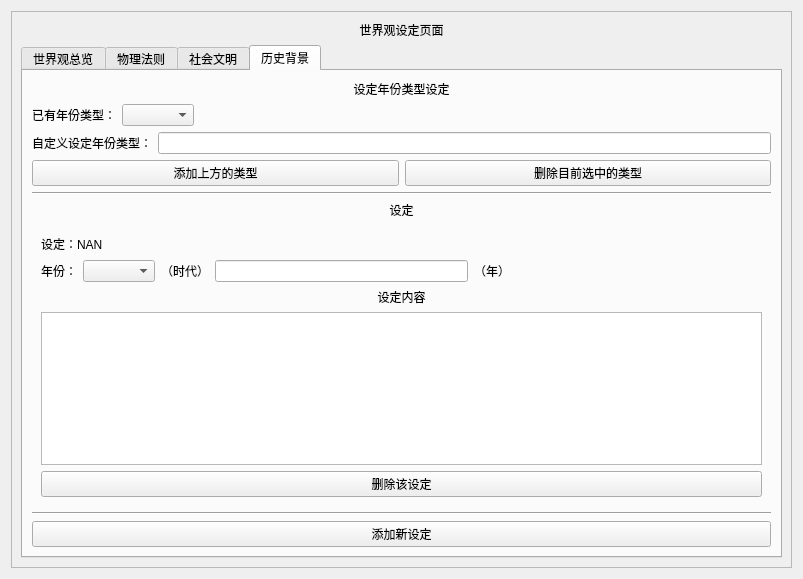
<?xml version="1.0" encoding="UTF-8"?>
<ui version="4.0">
 <class>WorldWidget</class>
 <widget class="QWidget" name="WorldWidget">
  <property name="geometry">
   <rect>
    <x>0</x>
    <y>0</y>
    <width>803</width>
    <height>579</height>
   </rect>
  </property>
  <property name="windowTitle">
   <string>Form</string>
  </property>
  <layout class="QVBoxLayout" name="verticalLayout">
   <item>
    <widget class="QScrollArea" name="scrollArea_5">
     <property name="widgetResizable">
      <bool>true</bool>
     </property>
     <widget class="QWidget" name="scrollAreaWidgetContents_5">
      <property name="geometry">
       <rect>
        <x>0</x>
        <y>0</y>
        <width>783</width>
        <height>559</height>
       </rect>
      </property>
      <layout class="QVBoxLayout" name="verticalLayout_13">
       <item>
        <widget class="QLabel" name="label_27">
         <property name="text">
          <string>世界观设定页面</string>
         </property>
         <property name="alignment">
          <set>Qt::AlignmentFlag::AlignCenter</set>
         </property>
        </widget>
       </item>
       <item>
        <widget class="QTabWidget" name="tabWidget">
         <property name="currentIndex">
          <number>3</number>
         </property>
         <widget class="QWidget" name="tab_Total">
          <attribute name="title">
           <string>世界观总览</string>
          </attribute>
          <layout class="QVBoxLayout" name="verticalLayout_3">
           <item>
            <widget class="QLabel" name="label">
             <property name="text">
              <string>世界观总要说明</string>
             </property>
             <property name="alignment">
              <set>Qt::AlignmentFlag::AlignCenter</set>
             </property>
            </widget>
           </item>
           <item>
            <widget class="QTextEdit" name="textEdit"/>
           </item>
           <item>
            <widget class="QLabel" name="label_5">
             <property name="text">
              <string>以下请到对应界面修改</string>
             </property>
             <property name="alignment">
              <set>Qt::AlignmentFlag::AlignCenter</set>
             </property>
            </widget>
           </item>
           <item>
            <widget class="Line" name="line">
             <property name="orientation">
              <enum>Qt::Orientation::Horizontal</enum>
             </property>
            </widget>
           </item>
           <item>
            <widget class="QLabel" name="label_2">
             <property name="text">
              <string>物理法则</string>
             </property>
             <property name="alignment">
              <set>Qt::AlignmentFlag::AlignCenter</set>
             </property>
            </widget>
           </item>
           <item>
            <widget class="QTextBrowser" name="textBrowser"/>
           </item>
           <item>
            <widget class="QLabel" name="label_3">
             <property name="text">
              <string>社会文明</string>
             </property>
             <property name="alignment">
              <set>Qt::AlignmentFlag::AlignCenter</set>
             </property>
            </widget>
           </item>
           <item>
            <widget class="QTextBrowser" name="textBrowser_2"/>
           </item>
           <item>
            <widget class="QLabel" name="label_4">
             <property name="text">
              <string>历史背景</string>
             </property>
             <property name="alignment">
              <set>Qt::AlignmentFlag::AlignCenter</set>
             </property>
            </widget>
           </item>
           <item>
            <widget class="QTextBrowser" name="textBrowser_3"/>
           </item>
          </layout>
         </widget>
         <widget class="QWidget" name="tab_Physics">
          <attribute name="title">
           <string>物理法则</string>
          </attribute>
          <layout class="QVBoxLayout" name="verticalLayout_2">
           <item>
            <widget class="QLabel" name="label_17">
             <property name="text">
              <string>设定类型设定</string>
             </property>
             <property name="alignment">
              <set>Qt::AlignmentFlag::AlignCenter</set>
             </property>
            </widget>
           </item>
           <item>
            <layout class="QHBoxLayout" name="horizontalLayout_7">
             <item>
              <widget class="QLabel" name="label_18">
               <property name="text">
                <string>已有设定类型：</string>
               </property>
              </widget>
             </item>
             <item>
              <widget class="QComboBox" name="comboBox_3"/>
             </item>
             <item>
              <spacer name="horizontalSpacer_7">
               <property name="orientation">
                <enum>Qt::Orientation::Horizontal</enum>
               </property>
               <property name="sizeHint" stdset="0">
                <size>
                 <width>40</width>
                 <height>20</height>
                </size>
               </property>
              </spacer>
             </item>
            </layout>
           </item>
           <item>
            <layout class="QHBoxLayout" name="horizontalLayout_9">
             <item>
              <widget class="QLabel" name="label_19">
               <property name="text">
                <string>自定义设定类型：</string>
               </property>
              </widget>
             </item>
             <item>
              <widget class="QLineEdit" name="lineEdit_3"/>
             </item>
            </layout>
           </item>
           <item>
            <layout class="QHBoxLayout" name="horizontalLayout_8">
             <item>
              <widget class="QPushButton" name="pushButton_7">
               <property name="text">
                <string>添加上方的类型</string>
               </property>
              </widget>
             </item>
             <item>
              <widget class="QPushButton" name="pushButton_8">
               <property name="text">
                <string>删除目前选中的类型</string>
               </property>
              </widget>
             </item>
            </layout>
           </item>
           <item>
            <widget class="Line" name="line_6">
             <property name="orientation">
              <enum>Qt::Orientation::Horizontal</enum>
             </property>
            </widget>
           </item>
           <item>
            <widget class="QLabel" name="label_20">
             <property name="text">
              <string>设定</string>
             </property>
             <property name="alignment">
              <set>Qt::AlignmentFlag::AlignCenter</set>
             </property>
            </widget>
           </item>
           <item>
            <widget class="QWidget" name="widget" native="true">
             <layout class="QVBoxLayout" name="verticalLayout_5">
              <item>
               <layout class="QHBoxLayout" name="horizontalLayout">
                <item>
                 <widget class="QLabel" name="label_6">
                  <property name="text">
                   <string>设定：NAN</string>
                  </property>
                 </widget>
                </item>
                <item>
                 <spacer name="horizontalSpacer">
                  <property name="orientation">
                   <enum>Qt::Orientation::Horizontal</enum>
                  </property>
                  <property name="sizeHint" stdset="0">
                   <size>
                    <width>40</width>
                    <height>20</height>
                   </size>
                  </property>
                 </spacer>
                </item>
               </layout>
              </item>
              <item>
               <layout class="QHBoxLayout" name="horizontalLayout_2">
                <item>
                 <widget class="QLabel" name="label_7">
                  <property name="text">
                   <string>设定类型：</string>
                  </property>
                 </widget>
                </item>
                <item>
                 <widget class="QComboBox" name="comboBox"/>
                </item>
                <item>
                 <spacer name="horizontalSpacer_2">
                  <property name="orientation">
                   <enum>Qt::Orientation::Horizontal</enum>
                  </property>
                  <property name="sizeHint" stdset="0">
                   <size>
                    <width>40</width>
                    <height>20</height>
                   </size>
                  </property>
                 </spacer>
                </item>
               </layout>
              </item>
              <item>
               <widget class="QLabel" name="label_8">
                <property name="text">
                 <string>设定内容</string>
                </property>
                <property name="alignment">
                 <set>Qt::AlignmentFlag::AlignCenter</set>
                </property>
               </widget>
              </item>
              <item>
               <widget class="QTextEdit" name="textEdit_2"/>
              </item>
              <item>
               <widget class="QPushButton" name="pushButton">
                <property name="text">
                 <string>删除该设定</string>
                </property>
               </widget>
              </item>
             </layout>
            </widget>
           </item>
           <item>
            <widget class="Line" name="line_2">
             <property name="orientation">
              <enum>Qt::Orientation::Horizontal</enum>
             </property>
            </widget>
           </item>
           <item>
            <widget class="QPushButton" name="pushButton_2">
             <property name="text">
              <string>添加新设定</string>
             </property>
            </widget>
           </item>
          </layout>
         </widget>
         <widget class="QWidget" name="tab_Society">
          <attribute name="title">
           <string>社会文明</string>
          </attribute>
          <layout class="QVBoxLayout" name="verticalLayout_4">
           <item>
            <widget class="QWidget" name="widget_2" native="true">
             <layout class="QVBoxLayout" name="verticalLayout_7">
              <item>
               <layout class="QHBoxLayout" name="horizontalLayout_3">
                <item>
                 <widget class="QLabel" name="label_9">
                  <property name="text">
                   <string>设定：NAN</string>
                  </property>
                 </widget>
                </item>
                <item>
                 <spacer name="horizontalSpacer_3">
                  <property name="orientation">
                   <enum>Qt::Orientation::Horizontal</enum>
                  </property>
                  <property name="sizeHint" stdset="0">
                   <size>
                    <width>40</width>
                    <height>20</height>
                   </size>
                  </property>
                 </spacer>
                </item>
               </layout>
              </item>
              <item>
               <layout class="QHBoxLayout" name="horizontalLayout_4">
                <item>
                 <widget class="QLabel" name="label_10">
                  <property name="text">
                   <string>设定类型：</string>
                  </property>
                 </widget>
                </item>
                <item>
                 <widget class="QLineEdit" name="lineEdit"/>
                </item>
                <item>
                 <spacer name="horizontalSpacer_4">
                  <property name="orientation">
                   <enum>Qt::Orientation::Horizontal</enum>
                  </property>
                  <property name="sizeHint" stdset="0">
                   <size>
                    <width>40</width>
                    <height>20</height>
                   </size>
                  </property>
                 </spacer>
                </item>
               </layout>
              </item>
              <item>
               <widget class="QLabel" name="label_11">
                <property name="text">
                 <string>设定内容</string>
                </property>
                <property name="alignment">
                 <set>Qt::AlignmentFlag::AlignCenter</set>
                </property>
               </widget>
              </item>
              <item>
               <widget class="QTextEdit" name="textEdit_3"/>
              </item>
              <item>
               <widget class="QPushButton" name="pushButton_3">
                <property name="text">
                 <string>删除该设定</string>
                </property>
               </widget>
              </item>
             </layout>
            </widget>
           </item>
           <item>
            <widget class="Line" name="line_3">
             <property name="orientation">
              <enum>Qt::Orientation::Horizontal</enum>
             </property>
            </widget>
           </item>
           <item>
            <widget class="QPushButton" name="pushButton_4">
             <property name="text">
              <string>添加新设定</string>
             </property>
            </widget>
           </item>
          </layout>
         </widget>
         <widget class="QWidget" name="tab_History">
          <attribute name="title">
           <string>历史背景</string>
          </attribute>
          <layout class="QVBoxLayout" name="verticalLayout_6">
           <item>
            <widget class="QLabel" name="label_25">
             <property name="text">
              <string>设定年份类型设定</string>
             </property>
             <property name="alignment">
              <set>Qt::AlignmentFlag::AlignCenter</set>
             </property>
            </widget>
           </item>
           <item>
            <layout class="QHBoxLayout" name="horizontalLayout_13">
             <item>
              <widget class="QLabel" name="label_26">
               <property name="text">
                <string>已有年份类型：</string>
               </property>
              </widget>
             </item>
             <item>
              <widget class="QComboBox" name="comboBox_5"/>
             </item>
             <item>
              <spacer name="horizontalSpacer_9">
               <property name="orientation">
                <enum>Qt::Orientation::Horizontal</enum>
               </property>
               <property name="sizeHint" stdset="0">
                <size>
                 <width>40</width>
                 <height>20</height>
                </size>
               </property>
              </spacer>
             </item>
            </layout>
           </item>
           <item>
            <layout class="QHBoxLayout" name="horizontalLayout_12">
             <item>
              <widget class="QLabel" name="label_22">
               <property name="text">
                <string>自定义设定年份类型：</string>
               </property>
              </widget>
             </item>
             <item>
              <widget class="QLineEdit" name="lineEdit_5"/>
             </item>
            </layout>
           </item>
           <item>
            <layout class="QHBoxLayout" name="horizontalLayout_14">
             <item>
              <widget class="QPushButton" name="pushButton_9">
               <property name="text">
                <string>添加上方的类型</string>
               </property>
              </widget>
             </item>
             <item>
              <widget class="QPushButton" name="pushButton_10">
               <property name="text">
                <string>删除目前选中的类型</string>
               </property>
              </widget>
             </item>
            </layout>
           </item>
           <item>
            <widget class="Line" name="line_7">
             <property name="orientation">
              <enum>Qt::Orientation::Horizontal</enum>
             </property>
            </widget>
           </item>
           <item>
            <widget class="QLabel" name="label_23">
             <property name="text">
              <string>设定</string>
             </property>
             <property name="alignment">
              <set>Qt::AlignmentFlag::AlignCenter</set>
             </property>
            </widget>
           </item>
           <item>
            <widget class="QWidget" name="widget_3" native="true">
             <layout class="QVBoxLayout" name="verticalLayout_9">
              <item>
               <layout class="QHBoxLayout" name="horizontalLayout_5">
                <item>
                 <widget class="QLabel" name="label_12">
                  <property name="text">
                   <string>设定：NAN</string>
                  </property>
                 </widget>
                </item>
                <item>
                 <spacer name="horizontalSpacer_5">
                  <property name="orientation">
                   <enum>Qt::Orientation::Horizontal</enum>
                  </property>
                  <property name="sizeHint" stdset="0">
                   <size>
                    <width>40</width>
                    <height>20</height>
                   </size>
                  </property>
                 </spacer>
                </item>
               </layout>
              </item>
              <item>
               <layout class="QHBoxLayout" name="horizontalLayout_6">
                <item>
                 <widget class="QLabel" name="label_13">
                  <property name="text">
                   <string>年份：</string>
                  </property>
                 </widget>
                </item>
                <item>
                 <widget class="QComboBox" name="comboBox_2"/>
                </item>
                <item>
                 <widget class="QLabel" name="label_15">
                  <property name="text">
                   <string>（时代）</string>
                  </property>
                 </widget>
                </item>
                <item>
                 <widget class="QLineEdit" name="lineEdit_2"/>
                </item>
                <item>
                 <widget class="QLabel" name="label_16">
                  <property name="text">
                   <string>（年）</string>
                  </property>
                 </widget>
                </item>
                <item>
                 <spacer name="horizontalSpacer_6">
                  <property name="orientation">
                   <enum>Qt::Orientation::Horizontal</enum>
                  </property>
                  <property name="sizeHint" stdset="0">
                   <size>
                    <width>40</width>
                    <height>20</height>
                   </size>
                  </property>
                 </spacer>
                </item>
               </layout>
              </item>
              <item>
               <widget class="QLabel" name="label_14">
                <property name="text">
                 <string>设定内容</string>
                </property>
                <property name="alignment">
                 <set>Qt::AlignmentFlag::AlignCenter</set>
                </property>
               </widget>
              </item>
              <item>
               <widget class="QTextEdit" name="textEdit_4"/>
              </item>
              <item>
               <widget class="QPushButton" name="pushButton_5">
                <property name="text">
                 <string>删除该设定</string>
                </property>
               </widget>
              </item>
             </layout>
            </widget>
           </item>
           <item>
            <widget class="Line" name="line_4">
             <property name="orientation">
              <enum>Qt::Orientation::Horizontal</enum>
             </property>
            </widget>
           </item>
           <item>
            <widget class="QPushButton" name="pushButton_6">
             <property name="text">
              <string>添加新设定</string>
             </property>
            </widget>
           </item>
          </layout>
         </widget>
        </widget>
       </item>
      </layout>
     </widget>
    </widget>
   </item>
  </layout>
 </widget>
 <resources/>
 <connections/>
</ui>
